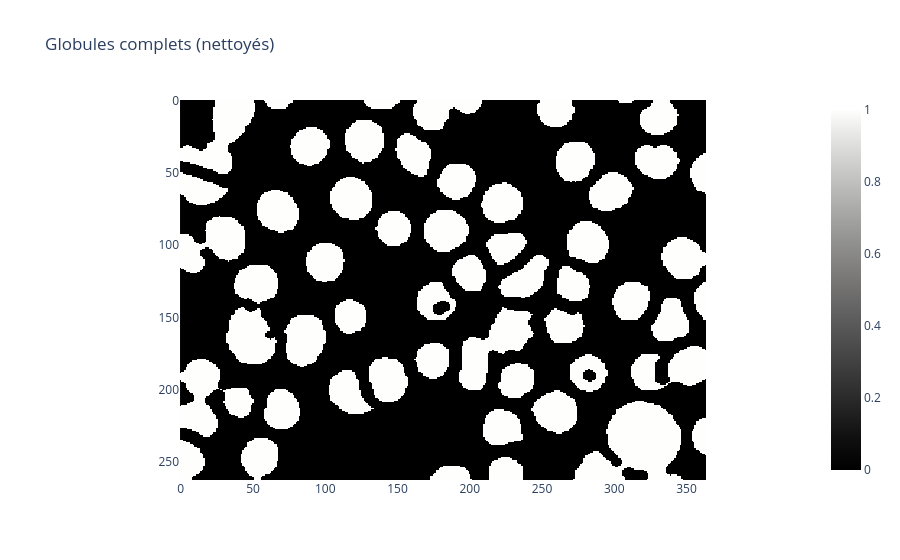

The notebook cell this image was saved under:
### Code cell
marker = np.zeros_like(im_sep)
marker[0,:] = im_sep[0,:]
marker[-1,:] = im_sep[-1,:]
marker[:,0] = im_sep[:,0]
marker[:,-1] = im_sep[:,-1]
objets_bords = reconstruction(marker, im_sep)

px.imshow(im_sep, title="Globules complets (nettoyés)", color_continuous_scale='gray').show()

im_final = cv2.subtract(im_sep, objets_bords)
px.imshow(im_final, title="Globules complets (nettoyés)", color_continuous_scale='gray').show()

### Figure 1 — Plotly figure (JSON) as saved in the notebook; plotly's stock layout.template omitted (floating-point values rounded to 4 significant figures; data arrays with more than 128 entries replaced by an {"elided": "..."} marker saying what was removed)
{"data": [{"coloraxis": "coloraxis", "hovertemplate": "x: %{x}<br>y: %{y}<br>color: %{z}<extra></extra>", "name": "0", "type": "heatmap", "xaxis": "x", "yaxis": "y", "z": {"elided": "263x364 int values"}}], "layout": {"coloraxis": {"colorscale": [[0, "rgb(0, 0, 0)"], [0.09091, "rgb(16, 16, 16)"], [0.1818, "rgb(38, 38, 38)"], [0.2727, "rgb(59, 59, 59)"], [0.3636, "rgb(81, 80, 80)"], [0.4545, "rgb(102, 101, 101)"], [0.5455, "rgb(124, 123, 122)"], [0.6364, "rgb(146, 146, 145)"], [0.7273, "rgb(171, 171, 170)"], [0.8182, "rgb(197, 197, 195)"], [0.9091, "rgb(224, 224, 223)"], [1, "rgb(254, 254, 253)"]]}, "title": {"text": "Globules complets (nettoyés)"}, "xaxis": {"anchor": "y", "constrain": "domain", "domain": [0, 1], "scaleanchor": "y"}, "yaxis": {"anchor": "x", "autorange": "reversed", "constrain": "domain", "domain": [0, 1]}}}
